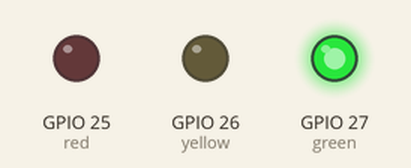
Bench run of a sketch on a simulated ESP32. Parts: output pins drawn as LEDs (lit = HIGH).

Above: at 1.5 s.
At 3.5 s:
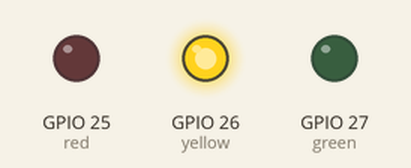
At 5.5 s:
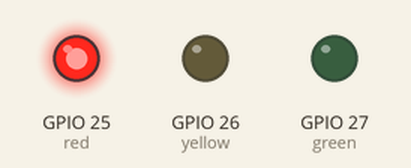
Timing chart, 0 to 9.1 s (numbered marks = the images above):
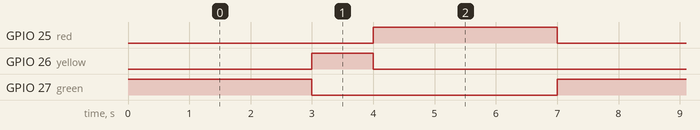

The sketch:

traffic_lights.ino
```cpp
int red = 25;
int yellow = 26;
int green = 27;

void setup() {
  pinMode(red, OUTPUT);
  pinMode(yellow, OUTPUT);
  pinMode(green, OUTPUT);
}

void loop() {
  digitalWrite(green,HIGH);
  delay(3000);
  digitalWrite(green,LOW);

  digitalWrite(yellow,HIGH);
  delay(1000);
  digitalWrite(yellow,LOW);

  digitalWrite(red,HIGH);
  delay(3000);
  digitalWrite(red, LOW);

}
```

Measured:
- by itself, GPIO 25 (red), GPIO 27 (green): alternates HIGH for 3.0 s and LOW for 4.0 s
- by itself, GPIO 26 (yellow): alternates HIGH for 1.0 s and LOW for 6.0 s
- by itself, everything shown: repeats every 7.0 s, in 4 steps
